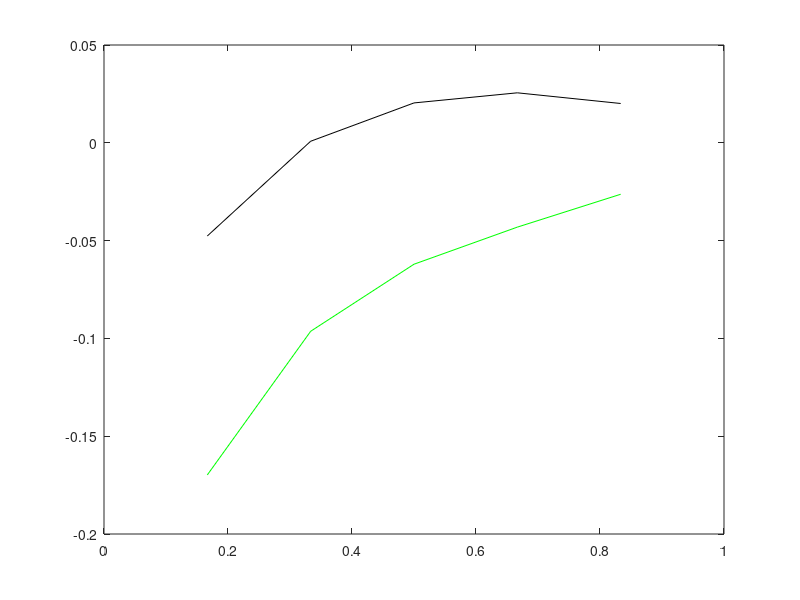

Write MATLAB code to recreate this figure. (Note: this script raises an error after producing the figure.)
clc;
clear;
close all;
prompt = 'Enter N' %user will input N
prompt1 = 'Enter k' %user will input k
N=input(prompt);
k= input(prompt1);
h= 1/(N+1);
A= zeros(N+1,N+1);
for c = 1:N+1 %for loop to make coeff matrix
    for r = 1:N+1
        
        if r == c
            A(r,c) = -(2+k^2*h^2);
        elseif abs(r-c) == 1
            A(r,c) = 1;
        else
            A(r,c) = 0;
        end
        
    end
end
A;
F= zeros(N+1,1); %creates zero matrix for solution
for d = 1:N+1 %filling in matrix with value using loop and conditional statements
    if d == 1
        F(d,1)= h^2+2*h;
    elseif d== N+1
        F(N+1,1)= h^2;
    else 
        F(d,1)= h^2;
    end
end
F;
F_1= F(1:N,1); %reducing matrix since u(L)=0
A_1= A(1:N,1:N); %reducing matrix since u(L)=0
U= A_1\F_1; %solving for u
x= h:h:1-h; %creating x vector to plot
y=(1-(cosh(k*x)/cosh(k)))*(1/k^2) - (1/k)*(sinh(k-k*x))/cosh(k); %given exact function
p=plot(x,U,'g',x,y,'k') %plotting exact vs approximate value
p(1).Marker= '*'
legend('approximate value', 'real value');
%input N=~ 5120 for k=10 and k=100 to obtain results with low error